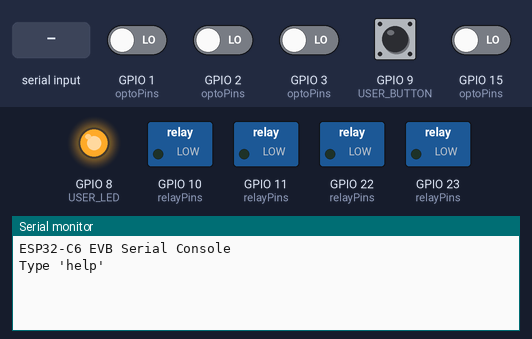
Simulated run of this sketch. Board: ESP32-C6. Shown: switched loads named in the sketch (green lamp = pin HIGH), output pins drawn as LEDs (lit = HIGH), the last lines printed to the serial monitor. The inputs (shaded band) are chosen by the test bench; at power-on: GPIO 9 (USER_BUTTON) HIGH, GPIO 1 (optoPins), GPIO 2 (optoPins), GPIO 3 (optoPins), GPIO 15 (optoPins) LOW.

Above: at 3.2 s.
3.3 s: "help\n" received over Serial
At 4.0 s:
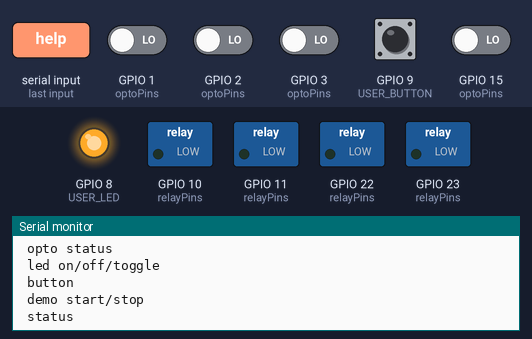
4.8 s: "on\n" received over Serial
At 6.0 s:
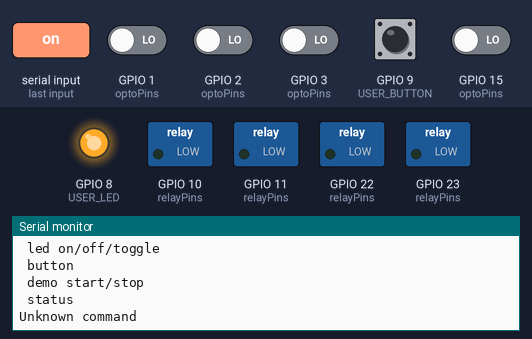
6.3 s: "status\n" received over Serial
At 7.4 s:
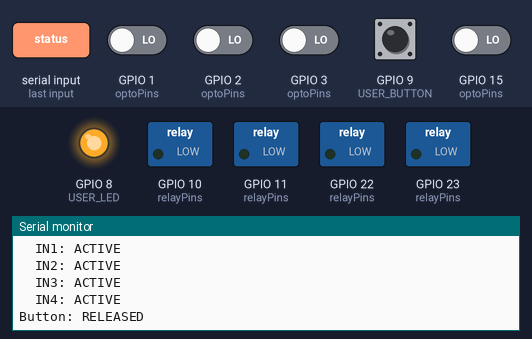

Measured:
- after the input at 3.3 s, the serial monitor: prints a new line at once (image 1)
- after the input at 4.8 s, the serial monitor: prints a new line at once (image 2)
- after the input at 6.3 s, the serial monitor: prints a new line at once (image 3)

The sketch:

esp32-c6-serial-control.ino
```cpp
// ======================================================
// ESP32-C6 EVB - Serial Control Console
// Open Serial Monitor and type help
// ======================================================

#define RELAY1 10
#define RELAY2 11
#define RELAY3 22
#define RELAY4 23

#define USER_LED 8
#define USER_BUTTON 9

#define OPTO1 1
#define OPTO2 2
#define OPTO3 3
#define OPTO4 15

#define RELAY_ON  HIGH
#define RELAY_OFF LOW

int relayPins[4] = {RELAY1, RELAY2, RELAY3, RELAY4};
int optoPins[4]  = {OPTO1, OPTO2, OPTO3, OPTO4};

bool demoMode = false;
int demoIndex = 0;
unsigned long lastDemoTime = 0;

String inputBuffer = "";

// ======================================================
// SETUP
// ======================================================
void setup() {
  Serial.begin(115200);
  delay(2000);

  Serial.println("\nESP32-C6 EVB Serial Console");
  Serial.println("Type 'help'");

  for (int i = 0; i < 4; i++) {
    pinMode(relayPins[i], OUTPUT);
    digitalWrite(relayPins[i], RELAY_OFF);
  }

  pinMode(USER_LED, OUTPUT);
  digitalWrite(USER_LED, HIGH); // OFF (active LOW)

  pinMode(USER_BUTTON, INPUT_PULLUP);

  for (int i = 0; i < 4; i++) {
    pinMode(optoPins[i], INPUT);
  }
}

// ======================================================
// HELP MENU
// ======================================================
void printHelp() {
  Serial.println("\nCommands:");
  Serial.println(" help");
  Serial.println(" relay on <1-4>");
  Serial.println(" relay off <1-4>");
  Serial.println(" relay toggle <1-4>");
  Serial.println(" relay status");
  Serial.println(" opto status");
  Serial.println(" led on/off/toggle");
  Serial.println(" button");
  Serial.println(" demo start/stop");
  Serial.println(" status");
}

// ======================================================
// STATUS FUNCTIONS
// ======================================================
bool relayState(int i) {
  return digitalRead(relayPins[i]) == RELAY_ON;
}

void printRelayStatus() {
  Serial.println("Relays:");
  for (int i = 0; i < 4; i++) {
    Serial.printf("  R%d: %s\n", i + 1, relayState(i) ? "ON" : "OFF");
  }
}

void printOptoStatus() {
  Serial.println("Opto inputs:");
  for (int i = 0; i < 4; i++) {
    bool active = digitalRead(optoPins[i]) == LOW;
    Serial.printf("  IN%d: %s\n", i + 1, active ? "ACTIVE" : "IDLE");
  }
}

void printButton() {
  bool pressed = digitalRead(USER_BUTTON) == LOW;
  Serial.printf("Button: %s\n", pressed ? "PRESSED" : "RELEASED");
}

void printStatus() {
  printRelayStatus();
  printOptoStatus();
  printButton();
}

// ======================================================
// RELAY CONTROL
// ======================================================
void setRelay(int idx, bool state) {
  if (idx < 0 || idx > 3) return;
  digitalWrite(relayPins[idx], state ? RELAY_ON : RELAY_OFF);
}

// ======================================================
// COMMAND PARSER
// ======================================================
void processCommand(String cmd) {
  cmd.trim();

  if (cmd == "help") {
    printHelp();
  }

  else if (cmd.startsWith("relay")) {
    int num = cmd.substring(cmd.length() - 1).toInt() - 1;

    if (cmd.indexOf("on") > 0) setRelay(num, true);
    else if (cmd.indexOf("off") > 0) setRelay(num, false);
    else if (cmd.indexOf("toggle") > 0)
      setRelay(num, !relayState(num));
    else if (cmd.indexOf("status") > 0)
      printRelayStatus();
  }

  else if (cmd == "opto status") {
    printOptoStatus();
  }

  else if (cmd == "led on") {
    digitalWrite(USER_LED, LOW);
  }
  else if (cmd == "led off") {
    digitalWrite(USER_LED, HIGH);
  }
  else if (cmd == "led toggle") {
    digitalWrite(USER_LED, !digitalRead(USER_LED));
  }

  else if (cmd == "button") {
    printButton();
  }

  else if (cmd == "demo start") {
    demoMode = true;
    Serial.println("Demo started");
  }

  else if (cmd == "demo stop") {
    demoMode = false;
    Serial.println("Demo stopped");
  }

  else if (cmd == "status") {
    printStatus();
  }

  else {
    Serial.println("Unknown command");
  }
}

// ======================================================
// SERIAL INPUT HANDLER
// ======================================================
void handleSerial() {
  while (Serial.available()) {
    char c = Serial.read();

    if (c == '\n') {
      processCommand(inputBuffer);
      inputBuffer = "";
    } else {
      inputBuffer += c;
    }
  }
}

// ======================================================
// DEMO MODE
// ======================================================
void runDemo() {
  if (!demoMode) return;

  if (millis() - lastDemoTime > 2000) {
    lastDemoTime = millis();

    for (int i = 0; i < 4; i++)
      digitalWrite(relayPins[i], RELAY_OFF);

    digitalWrite(relayPins[demoIndex], RELAY_ON);

    digitalWrite(USER_LED, demoIndex % 2 ? LOW : HIGH);

    demoIndex = (demoIndex + 1) % 4;
  }
}

// ======================================================
// LOOP
// ======================================================
void loop() {
  handleSerial();
  runDemo();
}
```
